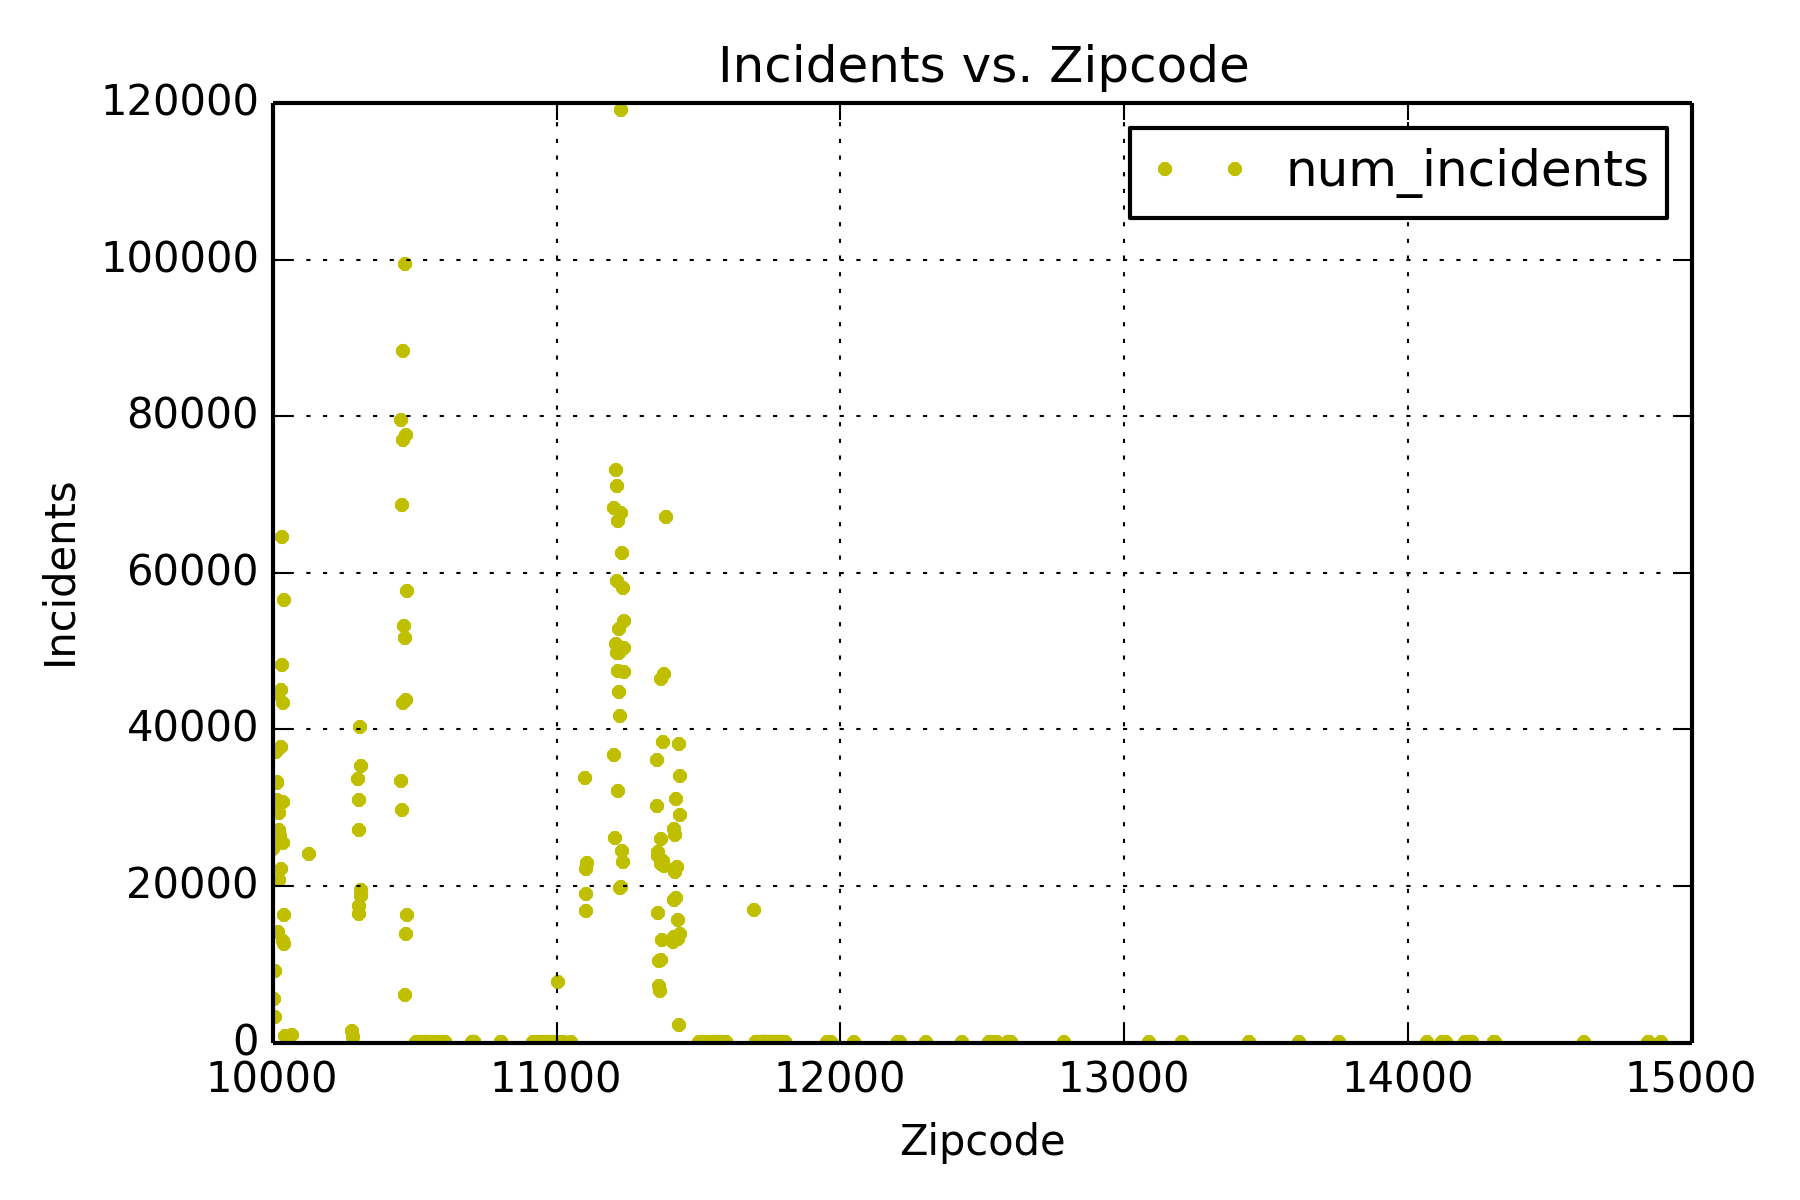

Generate this figure with Python:
#Assignment 6 
#Problem 1b
#Hoazhe Wang
import pandas as pd
import csv
import pylab
import numpy as np
import matplotlib.pyplot as plt
labeledfile = pd.read_csv('labeled_data.csv')

plotdata2 = labeledfile[['# zipcode','num_incidents']]
index2 = plotdata2.set_index('# zipcode')
second_plot = index2.plot(legend = True, style = "y.")
second_plot.set_title('Incidents vs. Zipcode')
second_plot.xaxis.grid(True, which="minor")
second_plot.xaxis.grid(True, which="major")
second_plot.set_ylabel('Incidents')
second_plot.set_xlabel('Zipcode')
#plt.ylim(-1,120000)
plt.tight_layout()
plt.savefig('inc_vs_zip.png',dpi=300)
